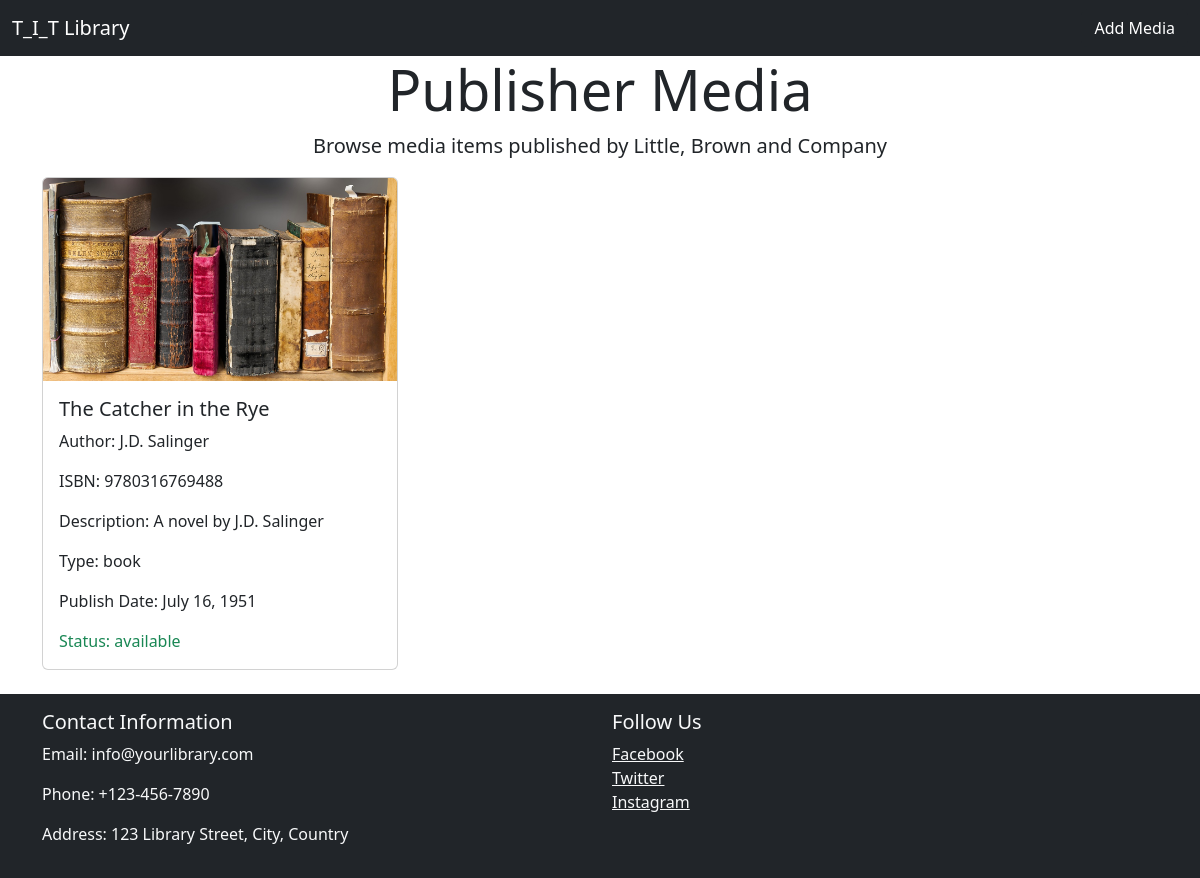
The app's page /publisher.php?publisher=Little, Brown and Company with its own data.
### tables this page shows
CREATE TABLE `media` (
  `id` int(11) NOT NULL,
  `title` varchar(255) NOT NULL,
  `picture` varchar(255) DEFAULT NULL,
  `isbn` varchar(20) NOT NULL,
  `short_description` text NOT NULL,
  `type` enum('book','CD','DVD') NOT NULL DEFAULT 'book',
  `author_first_name` varchar(100) NOT NULL,
  `author_last_name` varchar(100) NOT NULL,
  `publisher_name` varchar(255) NOT NULL,
  `publisher_address` varchar(255) DEFAULT NULL,
  `publish_date` date DEFAULT NULL,
  `status` enum('available','reserved') NOT NULL DEFAULT 'available'
);

### publisher.php (the view, shortened to what this page needs)
<?php
require_once 'db_connect.php';
if(isset($_GET["publisher"])) {
    $publisherName = $_GET["publisher"];
    $sql = "SELECT * FROM media WHERE publisher_name = '$publisherName'";
    $result = mysqli_query($connect, $sql);
    if(mysqli_num_rows($result) == 0) {
        $layout = "<p>No media found for this publisher.</p>";
    } else {
        $layout = "";
        while($row = mysqli_fetch_assoc($result)) {
            $publishDate = date("F j, Y", strtotime($row["publish_date"]));
            $statusTextClass = (strtolower($row["status"]) == "available") ? "text-success" : "text-danger";
            $layout .= "<div class='col-lg-4 col-md-6 mb-4  '>
                            <div class='card'>
                                <img src='picture/{$row["picture"]}' class='card-img-top' alt='Book Cover' >
                                <div class='card-body'>
                                    <h5 class='card-title'>{$row["title"]}</h5>
                                    <p class='card-text'>Author: {$row["author_first_name"]} {$row["author_last_name"]}</p>
                                    <p class='card-text'>ISBN: {$row["isbn"]}</p>
                                    <p class='card-text'>Description: {$row["short_description"]}</p>
                                    <p class='card-text'>Type: {$row["type"]}</p>
                                    <p class='card-text'>Publish Date: {$publishDate}</p>
                                    <p class='card-text'><span class='{$statusTextClass}'>Status: {$row["status"]}</span></p>
                                </div>
                            </div>
                        </div>";
        }
        $layout = "<div class='row row-cols-1 row-cols-md-2 row-cols-lg-3 g-4'>$layout</div>";
    }
} else {
    $layout = "<p>No publisher specified.</p>";
}
?>
<!DOCTYPE html>
<html lang="en">
<head>
    <link href="https://cdn.jsdelivr.net/npm/bootstrap@5.3.0/dist/css/bootstrap.min.css" rel="stylesheet">
</head>
<body>
<nav class="navbar navbar-expand-lg navbar-dark bg-dark">
    <div class="container-fluid">
        <a class="navbar-brand" href="index.php">T_I_T Library</a>
        <div class="collapse navbar-collapse" id="navbarSupportedContent">
            <form class="d-flex" role="search" action="create.php" method="get">
                <button class="btn btn-dark" type="submit">Add Media</button>
            </form>
        </div>
    </div>
</nav>
    <section class="jumbotron text-center">
        <div class="container">
            <h1 class="display-4">Publisher Media</h1>
            <p class="lead">Browse media items published by <?= $publisherName ?></p>
        </div>
    </section>
    <div class="container">
        <?= $layout ?>
    </div>
<footer class="footer mt-auto py-3 bg-dark text-light">
    <div class="container">
        <div class="row">
            <div class="col-md-6">
                <h5>Contact Information</h5>
                <p>Email: info@yourlibrary.com</p>
                <p>Phone: +123-456-7890</p>
                <p>Address: 123 Library Street, City, Country</p>
            </div>
            <div class="col-md-6">
                <h5>Follow Us</h5>
                <ul class="list-unstyled">
                    <li><a href="#" class="text-light">Facebook</a></li>
                    <li><a href="#" class="text-light">Twitter</a></li>
                    <li><a href="#" class="text-light">Instagram</a></li>
                </ul>
            </div>
        </div>
    </div>
</footer>
</body>
</html>

### records on screen
media: picture (picture), title "The Catcher in the Rye", author_first_name "J.D.", author_last_name "Salinger", isbn "9780316769488", short_description "A novel by J.D. Salinger", type "book", publish_date "July 16, 1951", status "available"

### other values on screen
$publisherName "Little, Brown and Company"
